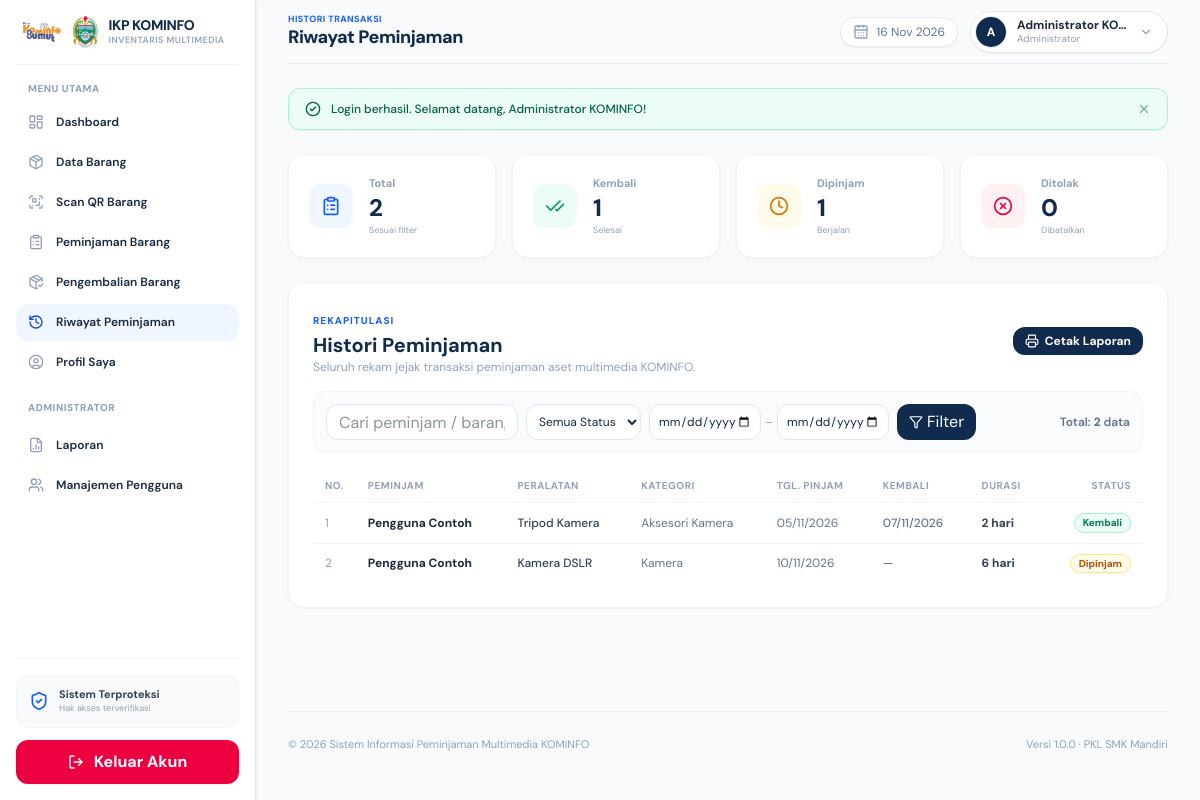
The app's page /riwayat/index.php (signed in), older data.
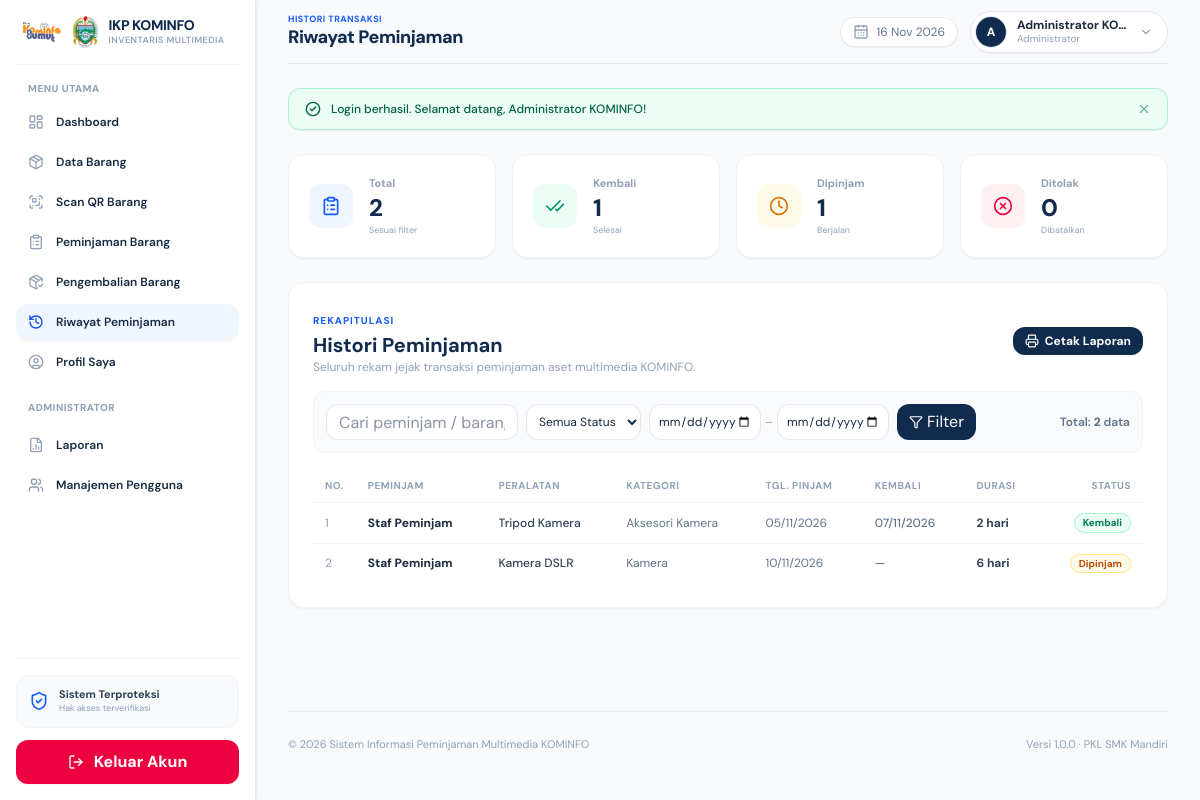
The same page, newer data.
### tables this page shows
CREATE TABLE peminjaman (
    id INT UNSIGNED AUTO_INCREMENT PRIMARY KEY,
    user_id INT UNSIGNED NOT NULL,
    barang_id INT UNSIGNED NOT NULL,
    jumlah INT UNSIGNED NOT NULL DEFAULT 1,
    tanggal_pinjam DATE NOT NULL,
    tanggal_kembali DATE NULL,
    status VARCHAR(50) NOT NULL DEFAULT 'menunggu persetujuan',
    created_at TIMESTAMP NOT NULL DEFAULT CURRENT_TIMESTAMP,

    CONSTRAINT fk_peminjaman_user
        FOREIGN KEY (user_id)
        REFERENCES users(id)
        ON UPDATE CASCADE
        ON DELETE RESTRICT,

    CONSTRAINT fk_peminjaman_barang
        FOREIGN KEY (barang_id)
        REFERENCES barang(id)
        ON UPDATE CASCADE
        ON DELETE RESTRICT,

    INDEX idx_peminjaman_status (status),
    INDEX idx_peminjaman_created (created_at)
);

CREATE TABLE users (
    id INT UNSIGNED AUTO_INCREMENT PRIMARY KEY,
    nama VARCHAR(150) NOT NULL,
    username VARCHAR(50) NOT NULL UNIQUE,
    password VARCHAR(255) NOT NULL,
    role ENUM('admin', 'peminjam') NOT NULL DEFAULT 'peminjam',
    status ENUM('aktif', 'nonaktif') NOT NULL DEFAULT 'aktif',
    foto VARCHAR(255) NULL DEFAULT NULL,
    created_at TIMESTAMP NOT NULL DEFAULT CURRENT_TIMESTAMP
);

CREATE TABLE barang (
    id INT UNSIGNED AUTO_INCREMENT PRIMARY KEY,
    nama_barang VARCHAR(150) NOT NULL,
    kategori VARCHAR(100) NOT NULL,
    jumlah INT UNSIGNED NOT NULL DEFAULT 0,
    kondisi VARCHAR(100) NOT NULL DEFAULT 'Baik',
    created_at TIMESTAMP NOT NULL DEFAULT CURRENT_TIMESTAMP
);

### includes/bootstrap.php (called while the page is built, shortened)
<?php
function e(?string $v):string{return htmlspecialchars((string)$v,ENT_QUOTES,'UTF-8');}
function hitung_durasi(?string $tglPinjam, ?string $tglKembali): int {
    $target = !empty($tglKembali) ? $tglKembali : date('Y-m-d');
    $diff = (int) round((strtotime($target) - strtotime($tglPinjam)) / 86400);
    return max(1, $diff);
}

### riwayat/index.php (the view, shortened to what the changed rows need)
<?php
require_once __DIR__ . '/../includes/bootstrap.php';
$sql = "
    SELECT
        p.id,
        u.nama AS nama_peminjam,
        u.username,
        b.nama_barang,
        b.kategori,
        p.jumlah,
        p.tanggal_pinjam,
        p.tanggal_kembali,
        p.status,
        p.created_at
    FROM peminjaman p
    JOIN users u ON u.id = p.user_id
    JOIN barang b ON b.id = p.barang_id
    WHERE 1=1
";
$params = [];
$sql .= " ORDER BY p.created_at DESC";
$stmt = $pdo->prepare($sql);
$stmt->execute($params);
$rows = $stmt->fetchAll();
?>
<!doctype html>
<html lang="id">
<head>
    <script src="https://cdn.jsdelivr.net/npm/@tailwindcss/browser@4"></script>
    <link rel="stylesheet" href="../assets/css/style.css">
</head>
<body class="bg-slate-50 text-slate-800 antialiased min-h-screen">
    <div class="md:ml-64 px-3 sm:px-8 min-h-screen flex flex-col transition-all pb-6">
        <?php require __DIR__ . '/../includes/header.php'; ?>
        <main class="flex-1 flex flex-col gap-4 sm:gap-6">
            <section class="bg-white rounded-xl sm:rounded-2xl border border-slate-100 shadow-xs p-4 sm:p-6 mb-4">
                <div class="flex flex-col sm:flex-row sm:items-center justify-between gap-3 mb-4">
                    <div>
                        <h2 class="text-base sm:text-xl font-bold text-[#102b4e]">Histori Peminjaman</h2>
                    </div>
                </div>
                <div class="overflow-x-auto">
                    <table class="w-full text-left text-xs border-collapse">
                        <thead>
                            <tr class="border-b border-slate-100 text-slate-400 font-bold uppercase text-[10px] tracking-wider">
                                <th class="py-2.5 px-3 w-10 hidden sm:table-cell">No.</th>
                                <th class="py-2.5 px-3">Peminjam</th>
                                <th class="py-2.5 px-3">Peralatan</th>
                                <th class="py-2.5 px-3 hidden md:table-cell">Kategori</th>
                                <th class="py-2.5 px-3 hidden sm:table-cell">Tgl. Pinjam</th>
                                <th class="py-2.5 px-3 hidden lg:table-cell">Kembali</th>
                                <th class="py-2.5 px-3 hidden md:table-cell">Durasi</th>
                                <th class="py-2.5 px-3 text-right">Status</th>
                            </tr>
                        </thead>
                        <tbody class="divide-y divide-slate-100">
                            <?php if (!$rows): ?>
                                <tr>
                                    <td colspan="8" class="text-center py-8 text-slate-400">
                                        <div class="flex flex-col items-center justify-center gap-1.5">
                                            <i data-lucide="archive" class="w-6 h-6 text-slate-300"></i>
                                            <span class="font-bold text-xs">Tidak ada catatan transaksi ditemukan</span>
                                        </div>
                                    </td>
                                </tr>
                            <?php else: ?>
                                <?php foreach ($rows as $i => $r): ?>
                                    <?php
                                    $badge = match ($r['status']) {
                                        'dipinjam' => 'bg-amber-50 text-amber-700 border-amber-200',
                                        'dikembalikan' => 'bg-emerald-50 text-emerald-700 border-emerald-200',
                                        'menunggu persetujuan' => 'bg-blue-50 text-blue-700 border-blue-200',
                                        'ditolak' => 'bg-rose-50 text-rose-700 border-rose-200',
                                        default => 'bg-slate-50 text-slate-600 border-slate-200'
                                    };
                                    ?>
                                    <tr class="hover:bg-slate-50/60 transition">
                                        <td class="py-2.5 px-3 text-slate-400 hidden sm:table-cell"><?= $i + 1 ?></td>
                                        <td class="py-2.5 px-3 font-bold text-slate-800">
                                            <div class="truncate max-w-[120px] sm:max-w-none"><?= e($r['nama_peminjam']) ?></div>
                                        </td>
                                        <td class="py-2.5 px-3 font-medium text-slate-700">
                                            <div class="truncate max-w-[130px] sm:max-w-none"><?= e($r['nama_barang']) ?></div>
                                        </td>
                                        <td class="py-2.5 px-3 text-slate-500 hidden md:table-cell"><?= e($r['kategori']) ?></td>
                                        <td class="py-2.5 px-3 text-slate-500 hidden sm:table-cell"><?= date('d/m/Y', strtotime($r['tanggal_pinjam'])) ?></td>
                                        <td class="py-2.5 px-3 text-slate-500 font-medium hidden lg:table-cell"><?= $r['tanggal_kembali'] ? date('d/m/Y', strtotime($r['tanggal_kembali'])) : '—' ?></td>
                                        <td class="py-2.5 px-3 font-bold text-slate-700 hidden md:table-cell"><?= hitung_durasi($r['tanggal_pinjam'], $r['tanggal_kembali']) ?> hari</td>
                                        <td class="py-2.5 px-3 text-right">
                                            <?php
                                            $statusLabel = match ($r['status']) {
                                                'menunggu persetujuan' => 'Menunggu',
                                                'dipinjam' => 'Dipinjam',
                                                'dikembalikan' => 'Kembali',
                                                'ditolak' => 'Ditolak',
                                                default => ucwords($r['status'])
                                            };
                                            ?>
                                            <span class="inline-flex items-center px-2 py-0.5 rounded-full text-[10px] font-bold border whitespace-nowrap shrink-0 <?= $badge ?>">
                                                <?= e($statusLabel) ?>
                                            </span>
                                        </td>
                                    </tr>
                                <?php endforeach; ?>
                            <?php endif; ?>
                        </tbody>
                    </table>
                </div>
            </section>
        </main>
    </div>
</body>
</html>

Row changes from the older to the newer data that the page shows:
changed peminjaman "Kembali": user.nama "Pengguna Contoh" → "Staf Peminjam"
changed peminjaman "Dipinjam": user.nama "Pengguna Contoh" → "Staf Peminjam"
